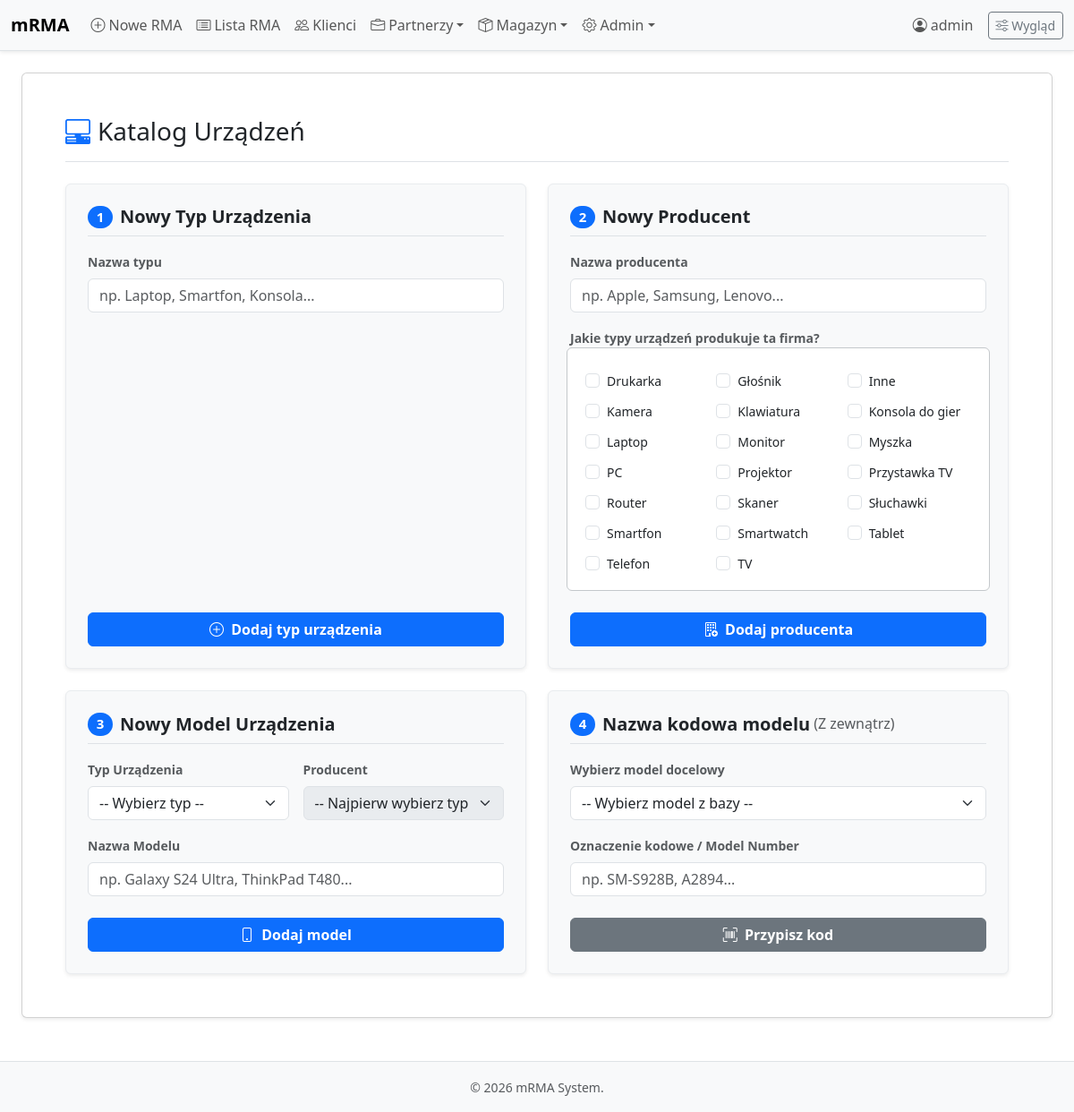
The page /device_catalog (signed in) on the database its author committed.
### tables this page shows
CREATE TABLE device_types (
    id INT AUTO_INCREMENT PRIMARY KEY,
    name VARCHAR(50) NOT NULL UNIQUE,  
    is_active BOOLEAN DEFAULT TRUE   
);

### app/Controllers/DeviceController.php (called while the page is built, shortened)
<?php
require_once 'app/Models/Device.php';
class DeviceController
{
    private $deviceModel;
    public function __construct()
    {
        $this->deviceModel = new Device();
    }
    public function catalog()
    {
        $types = $this->deviceModel->getActiveTypes();
        require_once 'app/Views/device/catalog.php';
    }
}

### app/Database.php (called while the page is built, shortened)
<?php
class Database {
    private static $instance = null;
    private function __construct() {
        $host = $_ENV['DB_HOST'] ?? 'localhost';
        $db   = $_ENV['DB_NAME'] ?? 'mrma';
        $user = $_ENV['DB_USER'] ?? 'root';
        $pass = $_ENV['DB_PASS'] ?? '';
        try {
            $this->pdo = new PDO("mysql:host=$host;dbname=$db;charset=utf8", $user, $pass);
        } catch (PDOException $e) {
            die("Błąd połączenia z bazą: " . $e->getMessage());
        }
    }
    public static function getInstance() {
        if (self::$instance === null) {
            self::$instance = new self();
        }
        return self::$instance->pdo;
    }
}

### app/Models/Device.php (called while the page is built, shortened)
<?php
class Device
{
    private $db;
    public function __construct()
    {
        $this->db = Database::getInstance();
    }
    public function getActiveTypes()
    {
        return $this->db->query("SELECT id, name FROM device_types WHERE is_active = 1 ORDER BY name ASC")->fetchAll();
    }
}

### app/Views/device/catalog.php (the view, shortened to what this page needs)
<?php require_once 'app/Views/layout/header.php'; ?>
<div class="row justify-content-center">
    <div class="view-wrapper-lg">
        <div class="card shadow-sm mb-4">
            <div class="card-body p-4 p-lg-5">
                <div class="d-flex justify-content-between align-items-center mb-4 pb-3 border-bottom flex-wrap gap-3">
                    <h2 class="h3 mb-0 text-body d-flex align-items-center">
                        <i class="bi bi-pc-display-horizontal me-2 text-primary"></i> Katalog Urządzeń
                    </h2>
                </div>
                <div class="row g-4">
                    <div class="col-12 col-xl-6">
                        <div class="card h-100 bg-body-tertiary border-light-subtle shadow-sm">
                            <div class="card-body p-4 d-flex flex-column">
                                <h3 class="h5 text-body fw-bold border-bottom pb-2 mb-3 d-flex align-items-center">
                                    <span class="badge bg-primary rounded-pill me-2">1</span> Nowy Typ Urządzenia
                                </h3>
                                <form method="POST" action="<?= BASE_URL ?>device_catalog" class="flex-grow-1 d-flex flex-column">
                                    <div class="mb-3">
                                        <label for="type_name" class="form-label small fw-semibold text-muted">Nazwa typu</label>
                                        <input type="text" id="type_name" name="type_name" class="form-control" placeholder="np. Laptop, Smartfon, Konsola..." required>
                                    </div>
                                    <button type="submit" class="btn btn-primary w-100 mt-auto fw-semibold">
                                        <i class="bi bi-plus-circle me-1"></i> Dodaj typ urządzenia
                                    </button>
                                </form>
                            </div>
                        </div>
                    </div>
                    <div class="col-12 col-xl-6">
                        <div class="card h-100 bg-body-tertiary border-light-subtle shadow-sm">
                            <div class="card-body p-4 d-flex flex-column">
                                <h3 class="h5 text-body fw-bold border-bottom pb-2 mb-3 d-flex align-items-center">
                                    <span class="badge bg-primary rounded-pill me-2">2</span> Nowy Producent
                                </h3>
                                <form method="POST" action="<?= BASE_URL ?>device_catalog" class="flex-grow-1 d-flex flex-column">
                                    <div class="mb-3">
                                        <label for="manufacturer_name" class="form-label small fw-semibold text-muted">Nazwa producenta</label>
                                        <input type="text" id="manufacturer_name" name="manufacturer_name" class="form-control" placeholder="np. Apple, Samsung, Lenovo..." required>
                                    </div>
                                    <div class="mb-4">
                                        <label class="form-label small fw-semibold text-muted mb-2">Jakie typy urządzeń produkuje ta firma?</label>
                                        <div class="row g-2 p-3 bg-body border border-secondary-subtle rounded">
                                            <?php foreach ($types as $type): ?>
                                                <div class="col-sm-6 col-md-4">
                                                    <div class="form-check">
                                                        <input class="form-check-input" type="checkbox" name="device_type_ids[]" value="<?= $type['id'] ?>" id="type_<?= $type['id'] ?>">
                                                        <label class="form-check-label small" for="type_<?= $type['id'] ?>">
                                                            <?= htmlspecialchars($type['name']) ?>
                                                        </label>
                                                    </div>
                                                </div>
                                            <?php endforeach; ?>
                                        </div>
                                    </div>
                                    <button type="submit" class="btn btn-primary w-100 mt-auto fw-semibold">
                                        <i class="bi bi-building-add me-1"></i> Dodaj producenta
                                    </button>
                                </form>
                            </div>
                        </div>
                    </div>
                    <div class="col-12 col-xl-6">
                        <div class="card h-100 bg-body-tertiary border-light-subtle shadow-sm">
                            <div class="card-body p-4 d-flex flex-column">
                                <h3 class="h5 text-body fw-bold border-bottom pb-2 mb-3 d-flex align-items-center">
                                    <span class="badge bg-primary rounded-pill me-2">3</span> Nowy Model Urządzenia
                                </h3>
                                <form method="POST" action="<?= BASE_URL ?>device_catalog" class="flex-grow-1 d-flex flex-column">
                                    <div class="row g-3 mb-3">
                                        <div class="col-sm-6">
                                            <label for="cat_type_id" class="form-label small fw-semibold text-muted">Typ Urządzenia</label>
                                            <select id="cat_type_id" name="type_id" class="form-select" required>
                                                <option value="" disabled selected>-- Wybierz typ --</option>
                                            </select>
                                        </div>
                                        <div class="col-sm-6">
                                            <label for="cat_man_id" class="form-label small fw-semibold text-muted">Producent</label>
                                            <select id="cat_man_id" name="manufacturer_id" class="form-select" disabled required>
                                                <option value="" disabled selected>-- Najpierw wybierz typ --</option>
                                            </select>
                                        </div>
                                    </div>
                                    <div class="mb-4">
                                        <label for="model_name" class="form-label small fw-semibold text-muted">Nazwa Modelu</label>
                                        <input type="text" id="model_name" name="model_name" class="form-control" placeholder="np. Galaxy S24 Ultra, ThinkPad T480..." required>
                                    </div>
                                    <button type="submit" class="btn btn-primary w-100 mt-auto fw-semibold">
                                        <i class="bi bi-phone me-1"></i> Dodaj model
                                    </button>
                                </form>
                            </div>
                        </div>
                    </div>
                    <div class="col-12 col-xl-6">
                        <div class="card h-100 bg-body-tertiary border-light-subtle shadow-sm">
                            <div class="card-body p-4 d-flex flex-column">
                                <h3 class="h5 text-body fw-bold border-bottom pb-2 mb-3 d-flex align-items-center">
                                    <span class="badge bg-primary rounded-pill me-2">4</span> Nazwa kodowa modelu <span class="ms-1 fw-normal text-muted fs-6">(Z zewnątrz)</span>
                                </h3>
                                <form method="POST" action="<?= BASE_URL ?>device_catalog" class="flex-grow-1 d-flex flex-column">
                                    <div class="mb-3">
                                        <label for="model_id" class="form-label small fw-semibold text-muted">Wybierz model docelowy</label>
                                        <select id="model_id" name="model_id" class="form-select" required>
                                            <option value="" disabled selected>-- Wybierz model z bazy --</option>
                                        </select>
                                    </div>
                                    <div class="mb-4">
                                        <label for="code_name" class="form-label small fw-semibold text-muted">Oznaczenie kodowe / Model Number</label>
                                        <input type="text" id="code_name" name="code_name" class="form-control" placeholder="np. SM-S928B, A2894..." required>
                                    </div>
                                    <button type="submit" class="btn btn-secondary w-100 mt-auto fw-semibold">
                                        <i class="bi bi-upc-scan me-1"></i> Przypisz kod
                                    </button>
                                </form>
                            </div>
                        </div>
                    </div>
                </div>
            </div>
        </div>
    </div>
</div>
<?php require_once 'app/Views/layout/footer.php'; ?>

### index.php (shortened to what this page needs)
<?php
require_once 'app/Database.php';
$requestUri = $_SERVER['REQUEST_URI'];
$requestPath = parse_url($requestUri, PHP_URL_PATH);
$baseUrlLen = strlen(BASE_URL);
if (strncasecmp($requestPath, BASE_URL, $baseUrlLen) === 0) {
    $path = substr($requestPath, $baseUrlLen);
} else {
    $path = $requestPath;
}
$path = trim($path, '/');
$segments = explode('/', $path);
$action = $_GET['action'] ?? null;
if (!$action && $path !== '') {
    $route = $segments[0];
    switch ($route) {
        default:
            $action = $route;
            break;
    }
} elseif (!$action) {
    $action = 'login';
}
switch ($action) {
    case 'device_catalog': (new DeviceController())->catalog(); break;
}

### app/Views/layout/header.php (shortened to what this page needs)
<!DOCTYPE html>
<html lang="pl" data-bs-theme="light" data-nav-orientation="horizontal">
<head>
    <link href="https://cdn.jsdelivr.net/npm/bootstrap@5.3.3/dist/css/bootstrap.min.css" rel="stylesheet">
    <link rel="stylesheet" href="https://cdn.jsdelivr.net/npm/bootstrap-icons@1.11.3/font/bootstrap-icons.min.css">
    <link rel="stylesheet" href="<?= BASE_URL ?>assets/css/style.css?v=<?= time() ?>">
</head>
<body>
    <nav class="navbar navbar-expand-lg bg-body-tertiary border-bottom shadow-sm">
        <div class="container-fluid">
            <a class="navbar-brand fw-bold" href="<?= BASE_URL ?>">mRMA</a>
            <div class="collapse navbar-collapse" id="navbarNav">
                <?php if (isset($_SESSION['user_id'])): ?>
                    <ul class="navbar-nav me-auto">
                        <li class="nav-item">
                            <a class="nav-link" href="<?= BASE_URL ?>rma_add"><i class="bi bi-plus-circle me-1"></i>Nowe
                                RMA</a>
                        </li>
                        <li class="nav-item">
                            <a class="nav-link" href="<?= BASE_URL ?>rma_list"><i class="bi bi-card-list me-1"></i>Lista
                                RMA</a>
                        </li>
                        <li class="nav-item">
                            <a class="nav-link" href="<?= BASE_URL ?>client_list"><i
                                    class="bi bi-people me-1"></i>Klienci</a>
                        </li>
                        <li class="nav-item dropdown">
                            <a class="nav-link dropdown-toggle" href="#" data-bs-toggle="dropdown"><i
                                    class="bi bi-briefcase me-1"></i>Partnerzy</a>
                        </li>
                        <li class="nav-item dropdown">
                            <a class="nav-link dropdown-toggle" href="#" data-bs-toggle="dropdown"><i
                                    class="bi bi-box-seam me-1"></i>Magazyn</a>
                        </li>
                        <?php if (isset($_SESSION['account_type']) && $_SESSION['account_type'] === 'Admin'): ?>
                            <li class="nav-item dropdown">
                                <a class="nav-link dropdown-toggle" href="#" data-bs-toggle="dropdown"><i
                                        class="bi bi-gear me-1"></i>Admin</a>
                            </li>
                        <?php endif; ?>
                    </ul>
                    <ul class="navbar-nav">
                        <li class="nav-item">
                            <a class="nav-link" href="<?= BASE_URL ?>account"><i
                                    class="bi bi-person-circle me-1"></i><?= htmlspecialchars($_SESSION['username'] ?? 'Konto') ?></a>
                        </li>
                        <li class="nav-item d-flex align-items-center ms-lg-2 mt-2 mt-lg-0">
                            <button class="btn btn-sm btn-outline-secondary w-100" data-bs-toggle="modal"
                                data-bs-target="#settingsModal">
                                <i class="bi bi-sliders"></i> Wygląd
                            </button>
                        </li>
                    </ul>
                <?php endif; ?>
            </div>
        </div>
    </nav>
    <div class="main-content">
        <div class="container-fluid page-container px-4 py-4">

### app/Views/layout/footer.php (shortened to what this page needs)
</div> </div> <footer class="bg-body-tertiary text-muted text-center py-3 border-top mt-auto w-100">
        <div class="container">
            <small>&copy; <?= date('Y') ?> mRMA System.</small>
        </div>
    </footer>
</body>
</html>

### assets/css/style.css (style rules this page uses)
:root { --sidebar-width: 250px; }
body { display: flex; flex-direction: column; min-height: 100vh; }
.main-content { flex: 1 0 auto; width: 100%; transition: margin-left 0.3s ease; }
.view-wrapper-sm, .view-wrapper-md, .view-wrapper-lg { width: 100%; margin-left: auto; margin-right: auto; }
.view-wrapper-lg { max-width: 1450px !important; }
@media (min-width: 992px) { :root { --current-sidebar-width: var(--nav-width, 210px); } }
.page-container { margin-right: auto; margin-left: auto; transition: max-width 0.3s ease; }
html[data-page-width="wide"] .page-container { max-width: 1600px; }

### rows shown on the page
device_types: name "Drukarka"
device_types: name "Głośnik"
device_types: name "Inne"
device_types: name "Kamera"
device_types: name "Klawiatura"
device_types: name "Konsola do gier"
device_types: name "Laptop"
device_types: name "Monitor"
device_types: name "Myszka"
device_types: name "PC"
device_types: name "Projektor"
device_types: name "Przystawka TV"
device_types: name "Router"
device_types: name "Skaner"
device_types: name "Słuchawki"
device_types: name "Smartfon"
device_types: name "Smartwatch"
device_types: name "Tablet"
device_types: name "Telefon"
device_types: name "TV"

### other values the page prints
$_SESSION['username'] "admin"
